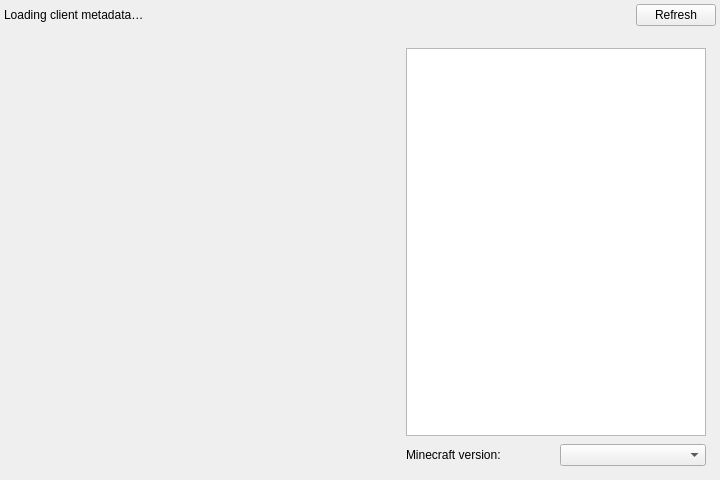
<?xml version="1.0" encoding="UTF-8"?>
<ui version="4.0">
 <class>HackClientsPage</class>
 <widget class="QWidget" name="HackClientsPage">
  <property name="geometry">
   <rect>
    <x>0</x>
    <y>0</y>
    <width>720</width>
    <height>480</height>
   </rect>
  </property>
  <layout class="QVBoxLayout" name="verticalLayout">
   <property name="spacing">
    <number>12</number>
   </property>
   <property name="leftMargin">
    <number>4</number>
   </property>
   <property name="topMargin">
    <number>4</number>
   </property>
   <property name="rightMargin">
    <number>4</number>
   </property>
   <property name="bottomMargin">
    <number>4</number>
   </property>
   <item>
    <layout class="QHBoxLayout" name="headerLayout">
     <property name="spacing">
      <number>8</number>
     </property>
     <item>
      <widget class="QLabel" name="statusLabel">
       <property name="sizePolicy">
        <sizepolicy hsizetype="Ignored" vsizetype="Preferred">
         <horstretch>1</horstretch>
         <verstretch>0</verstretch>
        </sizepolicy>
       </property>
       <property name="text">
        <string>Loading client metadata…</string>
       </property>
       <property name="wordWrap">
        <bool>true</bool>
       </property>
      </widget>
     </item>
     <item>
      <widget class="QPushButton" name="refreshButton">
       <property name="text">
        <string>Refresh</string>
       </property>
       <property name="iconSize">
        <size>
         <width>18</width>
         <height>18</height>
        </size>
       </property>
      </widget>
     </item>
    </layout>
   </item>
   <item>
    <layout class="QHBoxLayout" name="contentLayout">
     <property name="spacing">
      <number>12</number>
     </property>
     <item>
      <widget class="QScrollArea" name="clientCatalog">
       <property name="frameShape">
        <enum>QFrame::NoFrame</enum>
       </property>
       <property name="widgetResizable">
        <bool>true</bool>
       </property>
       <property name="horizontalScrollBarPolicy">
        <enum>Qt::ScrollBarAlwaysOff</enum>
       </property>
      </widget>
     </item>
     <item>
      <widget class="QFrame" name="hackClientDetail">
       <property name="minimumSize">
        <size>
         <width>240</width>
         <height>0</height>
        </size>
       </property>
       <property name="maximumSize">
        <size>
         <width>320</width>
         <height>16777215</height>
        </size>
       </property>
       <layout class="QVBoxLayout" name="detailLayout">
        <property name="spacing">
         <number>8</number>
        </property>
        <property name="leftMargin">
         <number>10</number>
        </property>
        <property name="topMargin">
         <number>10</number>
        </property>
        <property name="rightMargin">
         <number>10</number>
        </property>
        <property name="bottomMargin">
         <number>10</number>
        </property>
        <item>
         <widget class="QTextBrowser" name="descriptionBrowser">
          <property name="openExternalLinks">
           <bool>true</bool>
          </property>
         </widget>
        </item>
        <item>
         <layout class="QHBoxLayout" name="versionLayout">
          <item>
           <widget class="QLabel" name="versionLabel">
            <property name="text">
             <string>Minecraft version:</string>
            </property>
           </widget>
          </item>
          <item>
           <widget class="QComboBox" name="versionCombo"/>
          </item>
         </layout>
        </item>
       </layout>
      </widget>
     </item>
    </layout>
   </item>
  </layout>
 </widget>
 <resources/>
 <connections/>
</ui>
